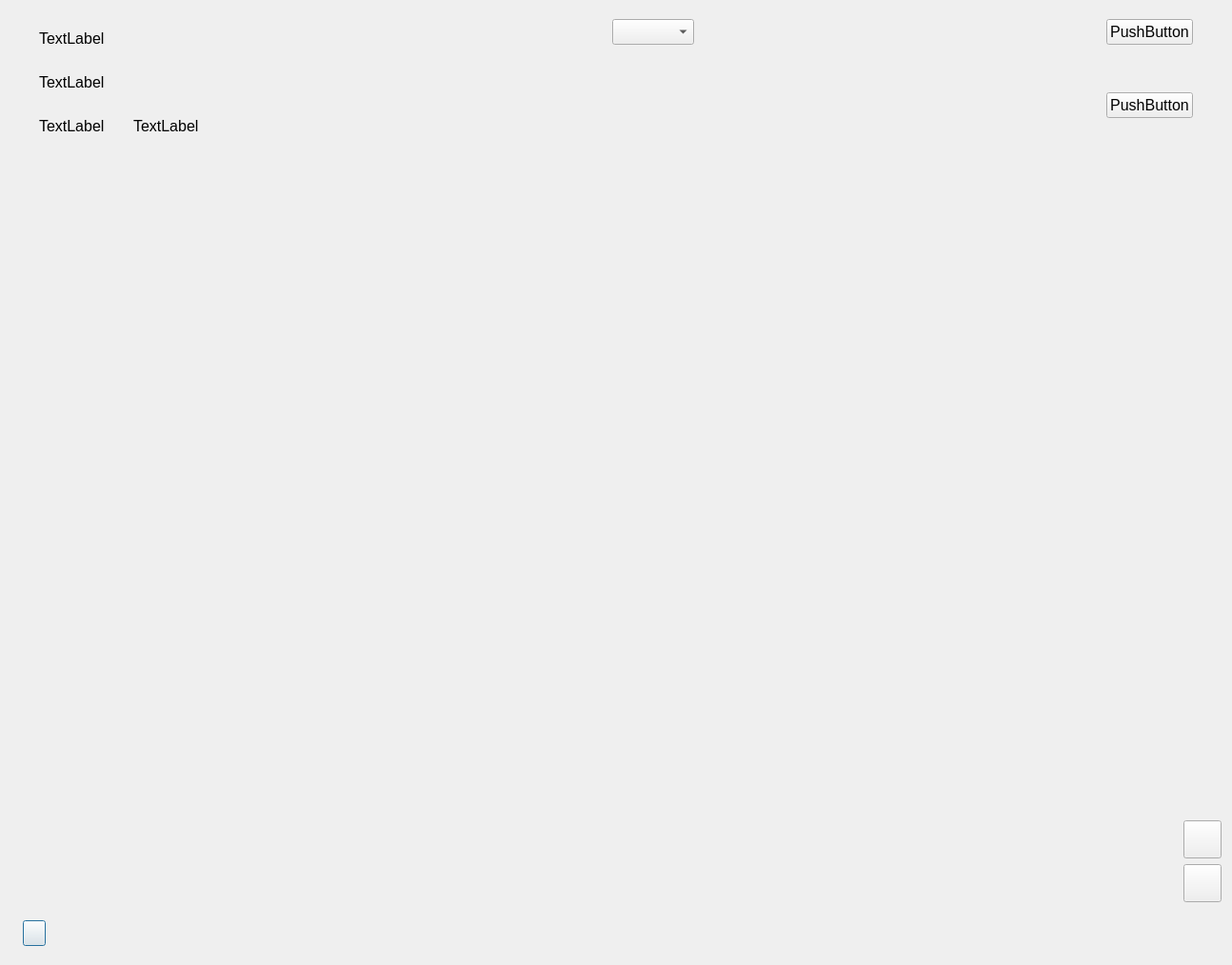
<?xml version="1.0" encoding="UTF-8"?>
<ui version="4.0">
 <class>DrumGuitarKey</class>
 <widget class="QDialog" name="DrumGuitarKey">
  <property name="geometry">
   <rect>
    <x>0</x>
    <y>0</y>
    <width>1294</width>
    <height>1014</height>
   </rect>
  </property>
  <property name="font">
   <font>
    <pointsize>12</pointsize>
   </font>
  </property>
  <property name="windowTitle">
   <string>Dialog</string>
  </property>
  <layout class="QVBoxLayout" name="verticalLayout_5">
   <item>
    <widget class="QWidget" name="widget" native="true">
     <property name="maximumSize">
      <size>
       <width>16777215</width>
       <height>150</height>
      </size>
     </property>
     <property name="layoutDirection">
      <enum>Qt::LeftToRight</enum>
     </property>
     <layout class="QHBoxLayout" name="horizontalLayout_2">
      <property name="leftMargin">
       <number>30</number>
      </property>
      <property name="rightMargin">
       <number>30</number>
      </property>
      <item>
       <layout class="QVBoxLayout" name="verticalLayout_2">
        <item>
         <widget class="QLabel" name="label_name">
          <property name="text">
           <string>TextLabel</string>
          </property>
         </widget>
        </item>
        <item>
         <widget class="QLabel" name="label_serial_id">
          <property name="text">
           <string>TextLabel</string>
          </property>
         </widget>
        </item>
        <item>
         <layout class="QHBoxLayout" name="horizontalLayout">
          <property name="spacing">
           <number>30</number>
          </property>
          <item>
           <widget class="QLabel" name="label_bpm">
            <property name="text">
             <string>TextLabel</string>
            </property>
           </widget>
          </item>
          <item>
           <widget class="QLabel" name="label_notes">
            <property name="text">
             <string>TextLabel</string>
            </property>
           </widget>
          </item>
         </layout>
        </item>
       </layout>
      </item>
      <item>
       <spacer name="horizontalSpacer">
        <property name="orientation">
         <enum>Qt::Horizontal</enum>
        </property>
        <property name="sizeHint" stdset="0">
         <size>
          <width>40</width>
          <height>20</height>
         </size>
        </property>
       </spacer>
      </item>
      <item>
       <layout class="QVBoxLayout" name="verticalLayout_4">
        <property name="topMargin">
         <number>0</number>
        </property>
        <item>
         <widget class="QComboBox" name="comboBox">
          <property name="focusPolicy">
           <enum>Qt::ClickFocus</enum>
          </property>
         </widget>
        </item>
        <item>
         <spacer name="verticalSpacer">
          <property name="orientation">
           <enum>Qt::Vertical</enum>
          </property>
          <property name="sizeHint" stdset="0">
           <size>
            <width>20</width>
            <height>40</height>
           </size>
          </property>
         </spacer>
        </item>
       </layout>
      </item>
      <item>
       <spacer name="horizontalSpacer_2">
        <property name="orientation">
         <enum>Qt::Horizontal</enum>
        </property>
        <property name="sizeHint" stdset="0">
         <size>
          <width>40</width>
          <height>20</height>
         </size>
        </property>
       </spacer>
      </item>
      <item>
       <layout class="QVBoxLayout" name="verticalLayout_3">
        <property name="spacing">
         <number>50</number>
        </property>
        <property name="topMargin">
         <number>0</number>
        </property>
        <item>
         <widget class="QPushButton" name="pushButton_ret">
          <property name="focusPolicy">
           <enum>Qt::NoFocus</enum>
          </property>
          <property name="text">
           <string>PushButton</string>
          </property>
         </widget>
        </item>
        <item>
         <widget class="QPushButton" name="pushButton_save">
          <property name="focusPolicy">
           <enum>Qt::NoFocus</enum>
          </property>
          <property name="text">
           <string>PushButton</string>
          </property>
         </widget>
        </item>
        <item>
         <spacer name="verticalSpacer_2">
          <property name="orientation">
           <enum>Qt::Vertical</enum>
          </property>
          <property name="sizeHint" stdset="0">
           <size>
            <width>20</width>
            <height>40</height>
           </size>
          </property>
         </spacer>
        </item>
       </layout>
      </item>
     </layout>
    </widget>
   </item>
   <item>
    <widget class="QWidget" name="widget_rhythm" native="true">
     <property name="minimumSize">
      <size>
       <width>0</width>
       <height>80</height>
      </size>
     </property>
     <property name="maximumSize">
      <size>
       <width>16777215</width>
       <height>100</height>
      </size>
     </property>
     <property name="focusPolicy">
      <enum>Qt::ClickFocus</enum>
     </property>
    </widget>
   </item>
   <item>
    <layout class="QHBoxLayout" name="horizontalLayout_4">
     <item>
      <widget class="QWidget" name="widget_painter" native="true"/>
     </item>
     <item>
      <widget class="VlcWidgetVideo" name="widget_video" native="true">
       <property name="maximumSize">
        <size>
         <width>20</width>
         <height>20</height>
        </size>
       </property>
      </widget>
     </item>
     <item>
      <layout class="QVBoxLayout" name="verticalLayout">
       <item>
        <spacer name="verticalSpacer_3">
         <property name="orientation">
          <enum>Qt::Vertical</enum>
         </property>
         <property name="sizeHint" stdset="0">
          <size>
           <width>20</width>
           <height>40</height>
          </size>
         </property>
        </spacer>
       </item>
       <item>
        <widget class="QPushButton" name="pushButton_plus">
         <property name="minimumSize">
          <size>
           <width>40</width>
           <height>40</height>
          </size>
         </property>
         <property name="maximumSize">
          <size>
           <width>40</width>
           <height>40</height>
          </size>
         </property>
         <property name="focusPolicy">
          <enum>Qt::NoFocus</enum>
         </property>
         <property name="text">
          <string/>
         </property>
        </widget>
       </item>
       <item>
        <widget class="QPushButton" name="pushButton_min">
         <property name="minimumSize">
          <size>
           <width>40</width>
           <height>40</height>
          </size>
         </property>
         <property name="maximumSize">
          <size>
           <width>40</width>
           <height>40</height>
          </size>
         </property>
         <property name="focusPolicy">
          <enum>Qt::NoFocus</enum>
         </property>
         <property name="text">
          <string/>
         </property>
        </widget>
       </item>
      </layout>
     </item>
    </layout>
   </item>
   <item>
    <widget class="QWidget" name="widget_progress" native="true">
     <property name="maximumSize">
      <size>
       <width>16777215</width>
       <height>50</height>
      </size>
     </property>
     <layout class="QHBoxLayout" name="horizontalLayout_3">
      <property name="leftMargin">
       <number>13</number>
      </property>
      <property name="topMargin">
       <number>13</number>
      </property>
      <item>
       <widget class="QPushButton" name="pushButton_pause">
        <property name="minimumSize">
         <size>
          <width>0</width>
          <height>24</height>
         </size>
        </property>
        <property name="maximumSize">
         <size>
          <width>24</width>
          <height>16777215</height>
         </size>
        </property>
        <property name="focusPolicy">
         <enum>Qt::ClickFocus</enum>
        </property>
        <property name="text">
         <string/>
        </property>
        <property name="checkable">
         <bool>true</bool>
        </property>
        <property name="checked">
         <bool>false</bool>
        </property>
        <property name="default">
         <bool>true</bool>
        </property>
       </widget>
      </item>
      <item>
       <widget class="VlcWidgetSeek" name="widget_seek" native="true"/>
      </item>
     </layout>
    </widget>
   </item>
  </layout>
 </widget>
 <customwidgets>
  <customwidget>
   <class>VlcWidgetSeek</class>
   <extends>QWidget</extends>
   <header>WidgetSeek.h</header>
   <container>1</container>
  </customwidget>
  <customwidget>
   <class>VlcWidgetVideo</class>
   <extends>QWidget</extends>
   <header>WidgetVideo.h</header>
   <container>1</container>
   <slots>
    <signal>fullscreen()</signal>
    <slot>toggleFullscreen()</slot>
   </slots>
  </customwidget>
 </customwidgets>
 <resources/>
 <connections/>
</ui>
